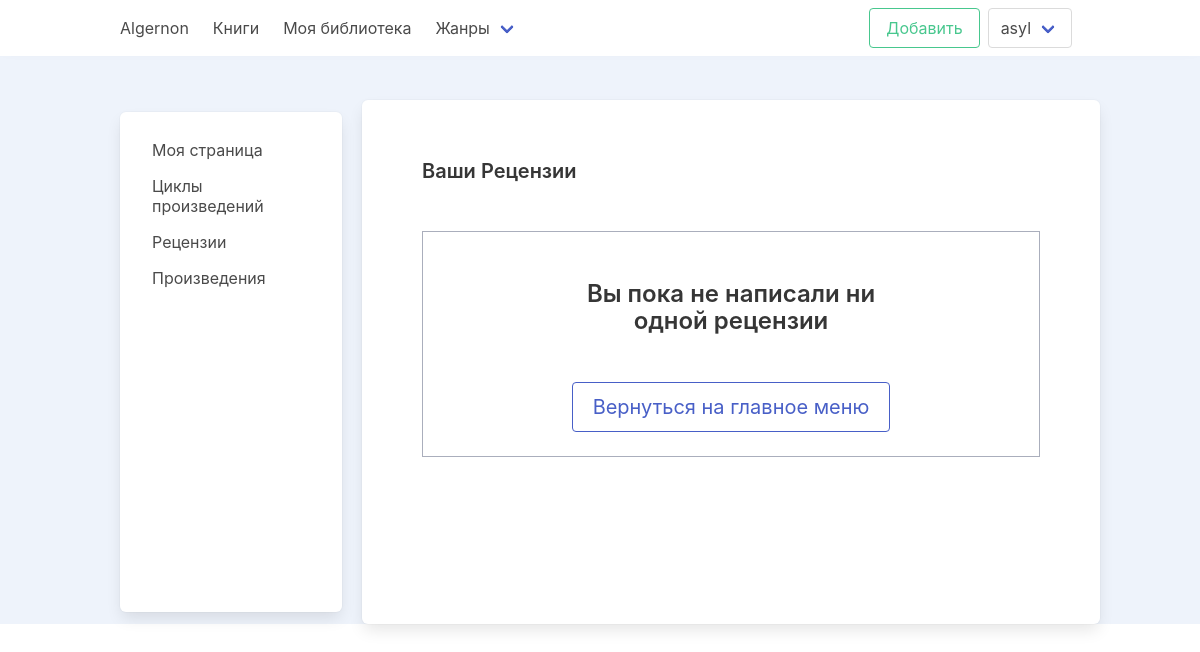
Before: /my-reviews/ (signed in) with the older database file.
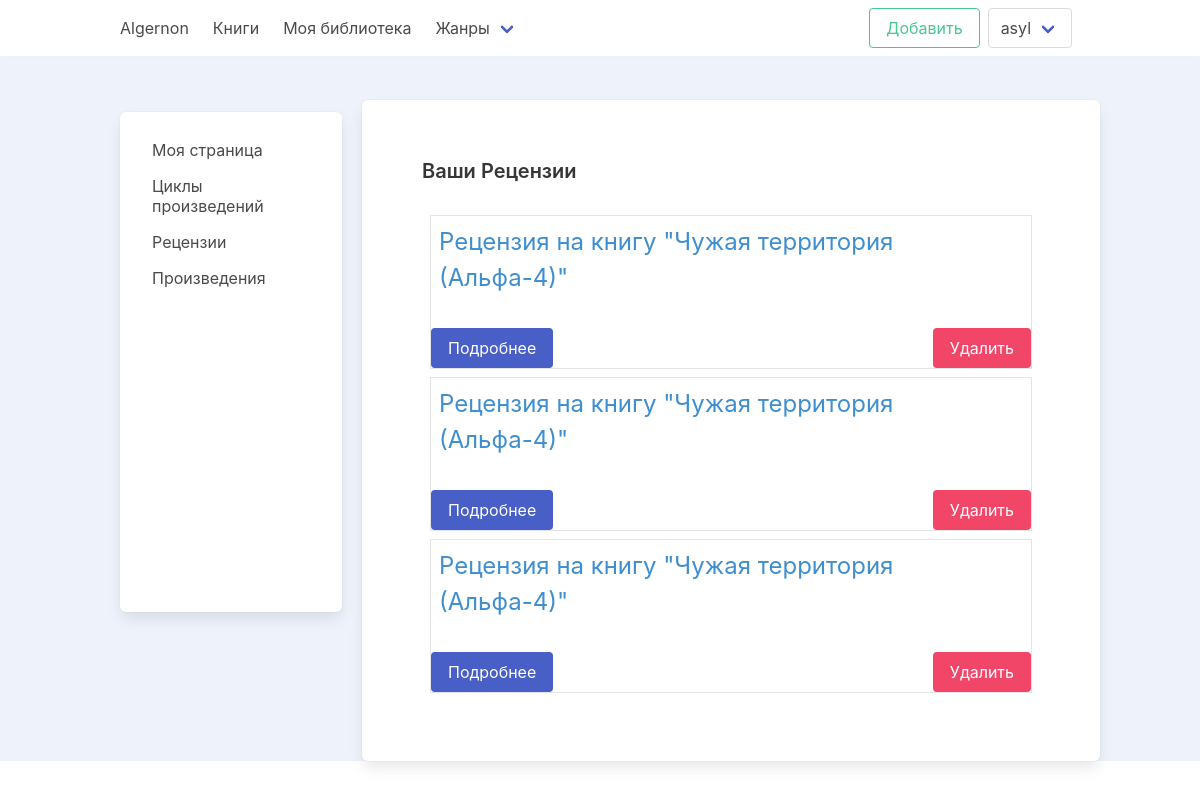
After: the same page with the newer database file.
### reviews/models.py (models this page shows, shortened)
class Review(models.Model):
    book = models.ForeignKey(
        Book,
        on_delete=models.CASCADE,
        related_name='reviews'
    )
    author = models.ForeignKey(
        settings.AUTH_USER_MODEL,
        on_delete=models.CASCADE,
        related_name='author_reviews'
    )
    content = QuillField()
    created_at = models.DateTimeField(auto_now_add=True)
    def get_absolute_url(self):
        return reverse('reviews:review_detail', args=[self.book.id, self.id])

### books/models.py (models this page shows, shortened)
class Book(models.Model):
    BOOK_CHOICES = (
        ("A", _("All")),
        ("O", _("Only friends")),
        ("N", _("Nobody"))
    )
    STATUS_CHOICES = (
        ("F", _("Finished")),
        ("D", _("Draft")),
        ("N", _("Not finished"))
    )
    author = models.ForeignKey(
        settings.AUTH_USER_MODEL,
        on_delete=models.CASCADE,
        related_name="books",
        verbose_name=_("Author")
    )
    cover = models.ImageField(upload_to="images/%Y-%m-%d/", default='images/no-image.jpg')
    title = models.CharField(max_length=150, unique=True, verbose_name=_("Book Name"))
    type = models.ForeignKey(
        Type,
        on_delete=models.SET_NULL,
        null=True,
        related_name="books",
        verbose_name=_("Book Type")
    )
    genre = models.ForeignKey(
        Genre,
        on_delete=models.SET_NULL,
        null=True,
        blank=True,
        related_name="books",
        verbose_name=_("Genre of the book")
    )
    cycle = models.ForeignKey(
        Cycle,
        on_delete=models.SET_NULL,
        null=True,
        blank=True,
        related_name="books",
        verbose_name=_("Book Cycle")
    )
    description = models.TextField(max_length=1000, null=True, blank=True)
    remark = models.TextField(max_length=1000, null=True, blank=True)
    status = models.CharField(max_length=2, choices=STATUS_CHOICES, default="N")
    is_introductory = models.BooleanField(default=False)
    is_eighteen_plus = models.BooleanField(default=False)
    is_published = models.BooleanField(default=False)
    can_comment = models.CharField(max_length=2, choices=BOOK_CHOICES, default="N")
    can_read = models.CharField(max_length=2, choices=BOOK_CHOICES, default="N")
    can_download = models.CharField(max_length=2, choices=BOOK_CHOICES, default="N")
    views = models.PositiveIntegerField(default=0)
    created_at = models.DateTimeField(auto_now_add=True)
    updated_at = models.DateTimeField(auto_now=True)
    class Meta:
        verbose_name = _("Book Info")
        verbose_name_plural = _("Books Info")

### reviews/views.py (the view)
# urls.py: path('my-reviews/', views.account_review_list, name='account_reviews'),
@login_required
def account_review_list(request):
    if request.method == 'GET':
        reviews = Review.objects.filter(author=request.user)
        context = {
            'reviews': reviews
        }
        return render(request, 'reviews/account_review_list.html', context)

### account/models.py (called while the page is built)
    def get_absolute_url(self):
        return reverse('account:profile', args=[self.slug])

    def get_account_lib_url(self):
        return reverse('account:library', args=[self.slug])

### books/custom_context_processor.py (called while the page is built)
def genre_list(request):
    return {
        'genres': Genre.objects.all()
    }

### books/models.py (called while the page is built)
    def get_absolute_url(self):
        return reverse('books:books_by_genre', args=[self.slug])

### templates/reviews/account_review_list.html (shortened to what this page needs)
{% extends 'profile_base.html' %}
{% load static %}
{% block content %}
    <section class="section">
        <div class="columns">
            <div class="column is-4"><h1 class="title is-5">Ваши Рецензии</h1></div>
        </div>
        <div class="columns">
            <div class="column">
                {% for review in reviews %}
                    <div class="block is-border-light-gray m-2" id="review_{{ review.id }}">
                        <div class="field p-2">
                            <a href="{{review.get_absolute_url}}"
                               class="is-size-4 has-text-info">Рецензия на книгу "{{ review.book.title }}"</a>
                        </div>
                        <div class="field is-grouped mt-5 is-flex is-justify-content-space-between">
                            <p class="control is-pulled-left">
                                <a href="{{review.get_absolute_url}}" class="button is-link">
                                    Подробнее
                                </a>
                            </p>
                            <p class="control is-pulled-right">
                                <button type="button" data-url="{% url 'reviews:delete_review' review.id %}"
                                        class="button is-danger delete-review-button" >
                                    Удалить
                                </button>
                            </p>
                        </div>
                    </div>
                {% empty %}
                    <div class="block mt-5" style="border: 1px solid var(--gray-light-1)">
                        <div class="columns is-centered">
                            <div class="column is-8">
                                <div class="block p-5 has-text-centered">
                                    <h4 class="title is-4 p-5">Вы пока не написали ни одной рецензии</h4>
                                    <a class="button is-link is-outlined is-medium" href="/">Вернуться на главное меню</a>
                                </div>
                            </div>
                        </div>
                    </div>
                {% endfor %}
            </div>
        </div>
    </section>
{% endblock content %}

Changed rows visible on the page:
added Review: book "Чужая территория (Альфа-4)"
added Review: book "Чужая территория (Альфа-4)"
added Review: book "Чужая территория (Альфа-4)"
Other visible differences:
text no longer shown: "Вы пока не написали ни одной рецензии Вернуться на главное меню"
